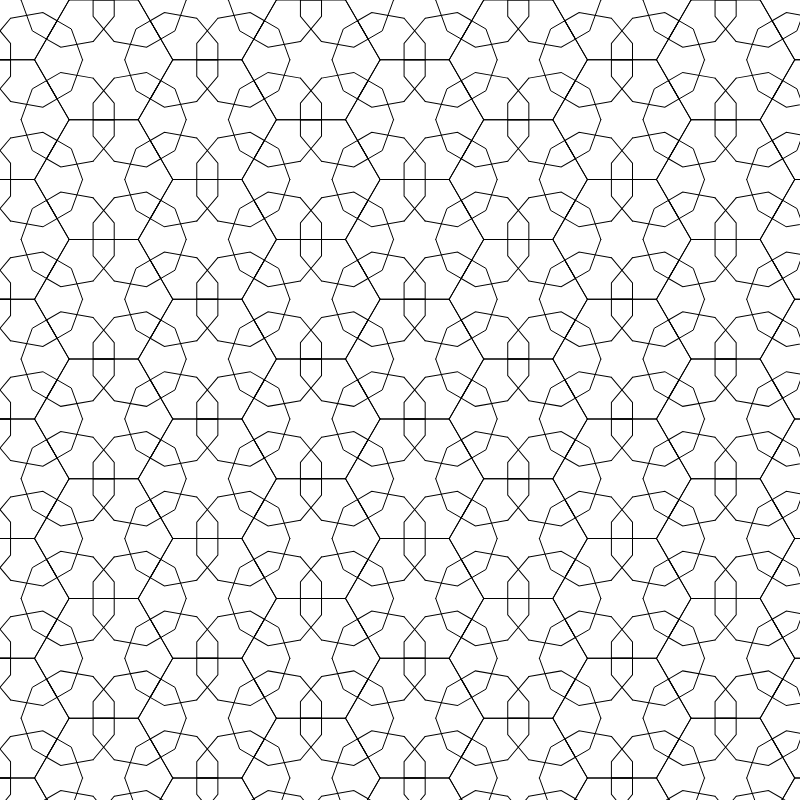
Frame 1 (no input)
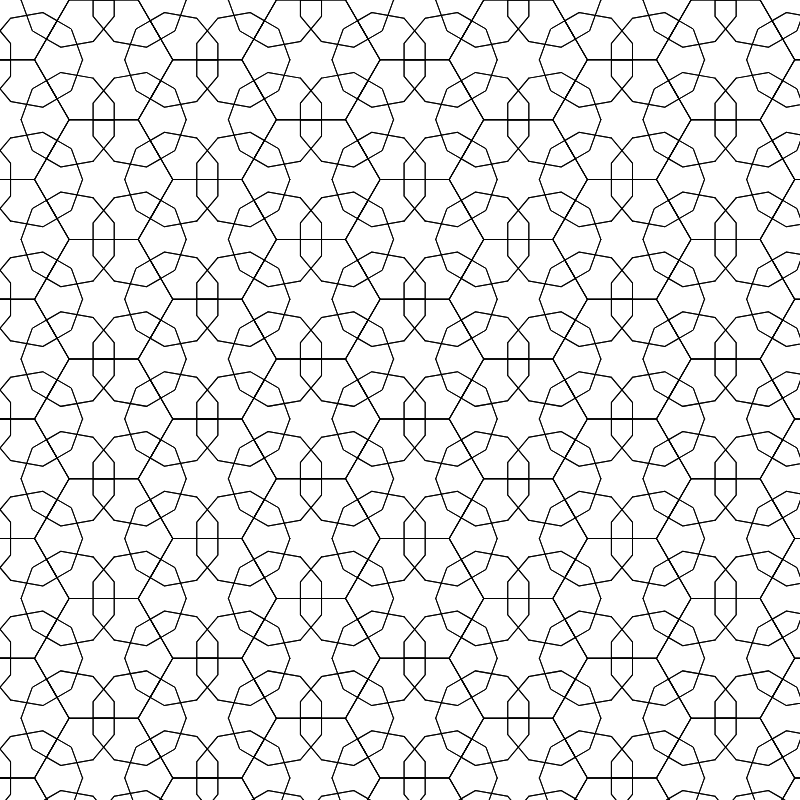
Frame 2 (the mouse pressed at the canvas centre, redrawn once)

The p5.js sketch that drew these frames (run headless with seeded random() and noise() and a simulated clock; the mouse was pressed at the canvas centre and the sketch redrawn once):

// p5.js sketch
// ── sketch.js
/*
Code written by Selcuk ARTUT 2022
Geometric Patterns with Creative Coding 
All rights reserved
*/

//Motif class
class Motif {
    constructor(a) {
        this.a = a;
    }

    display() {
        let a = this.a;
        let b, c, d;

        b = (a * sin(40)) / sin(70);
        c = b * 0.5;
        d = (c * sin(40)) / sin(30);

        let x0, y0, x1, y1, x2, y2, x3, y3;
        x0 = 0;
        y0 = 0;
        x1 = b * cos(20);
        y1 = b * sin(20);
        x2 = x1 + c * cos(60);
        y2 = y1 + c * sin(60);
        x3 = 0;
        y3 = a;

        push();
            rotate(30);
            for (let i = 0; i < 6; i++) {
                push();
                    rotate(i * 60);
                    translate(0, -d);
                    beginShape();
                    vertex(x0, -y0);
                    vertex(x1, -y1);
                    vertex(x2, -y2);
                    vertex(x3, -y3);
                    endShape();
                    //mirrored on y axis
                    beginShape();
                    vertex(-x0, -y0);
                    vertex(-x1, -y1);
                    vertex(-x2, -y2);
                    vertex(-x3, -y3);
                    endShape();
                pop();
            }
        pop();
    }
}

//scale factor
let a = 48;
let motif = new Motif(a);
let nRow;
let nCol;
let dx, dy, doff;

function setup() {
    createCanvas(800, 800);
    angleMode(DEGREES);
    noFill();
    noLoop();
    let b, c, d;

    b = (a * sin(40)) / sin(70);
    c = b * 0.5;
    d = (c * sin(40)) / sin(30);

    dx = 1.5 * (a + d);
    dy = 2 * (a + d) * sin(60);
    doff = 0.5 * dy;
    
    //approximate the nRow and nCol values
    nRow = 1 + ceil(height / dy);
    nCol = 1 + ceil(width / dx);
}

function draw() {
    for (let c = 0; c < nCol; c++) {
        for (let r = 0; r < nRow; r++) {
            push();
                if (c % 2 == 1) {
                    //columns 1,3,5,7
                    translate(0, doff);
                }
                translate(dx * c, dy * r);
                motif.display();
            pop();
        }
    }
}
